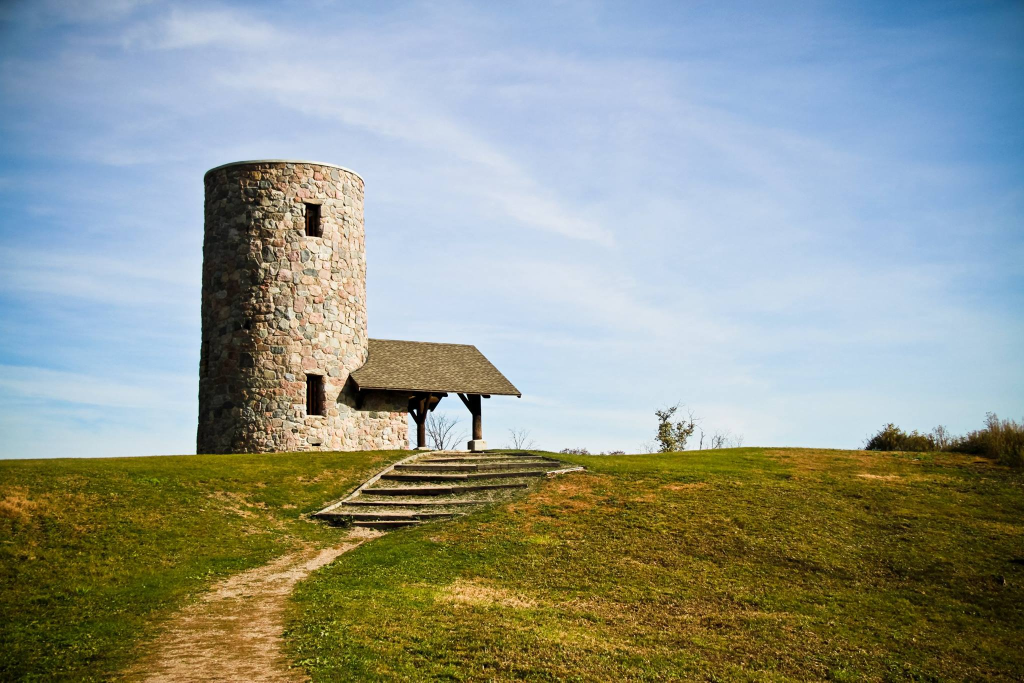
#> input picture 07_combining/pilot_knob.jpg, 2048 x 1365 px (shown at 1/2 size)
$ python composite_images.py
#> lines starting #> are read from the running program, lines starting #| are printed output that depends on the picture
# composite_images.py

from PIL import Image


def composite_image(input_image_path, input_image_path_2, output_path):
#> called with input_image_path = 'pilot_knob.jpg', input_image_path_2 = 'grasshopper.jpg', output_path = 'composited.jpg'
    image1 = Image.open(input_image_path)
#> image1 is the input picture: PIL image 2048x1365 RGB; mean R, G, B 144.8, 152.6, 144
    image2 = Image.open(input_image_path_2).resize(image1.size)
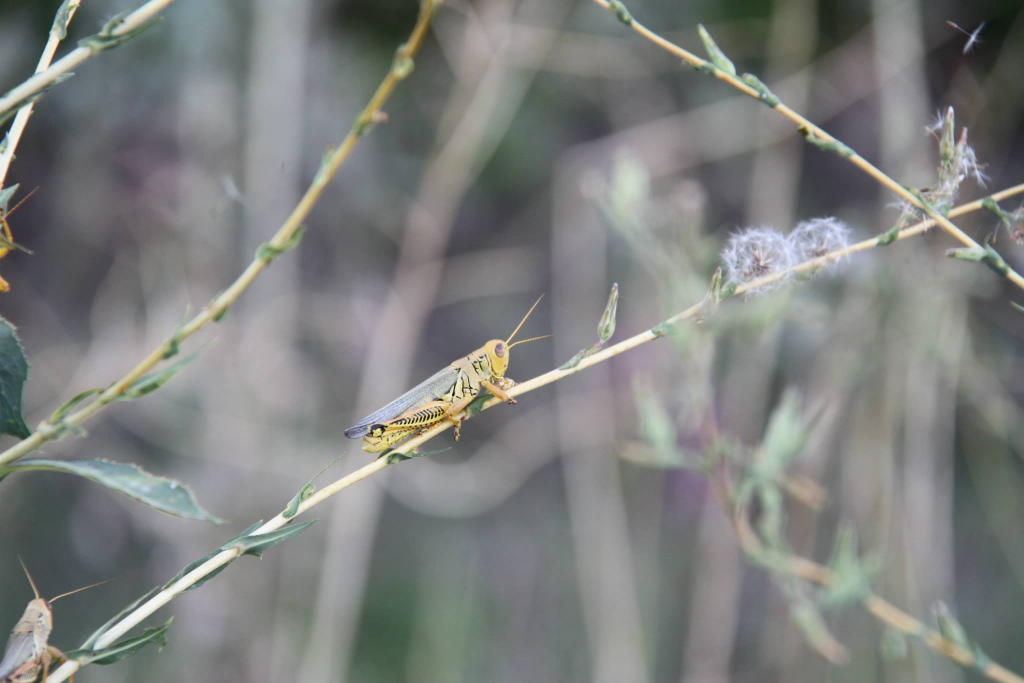
#> input picture 07_combining/grasshopper.jpg, 2048 x 1366 px (shown at 1/2 size)
    mask = Image.new("L", image1.size, 120)
#> mask: PIL image 2048x1365 L; every value is 120
    composited_images = Image.composite(image1, image2, mask)
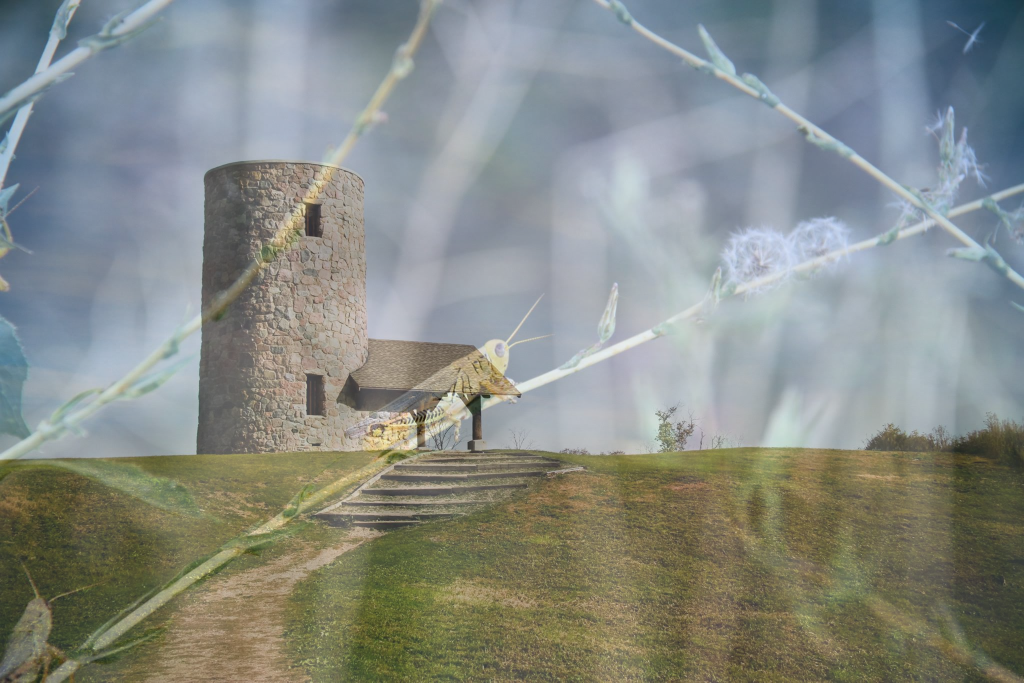
#> composited_images: PIL image 2048x1365 RGB (shown at 1/2 size); mean R, G, B 134.4, 139.3, 134.1
    composited_images.save(output_path)


if __name__ == "__main__":
    composite_image("pilot_knob.jpg", "grasshopper.jpg", "composited.jpg")
